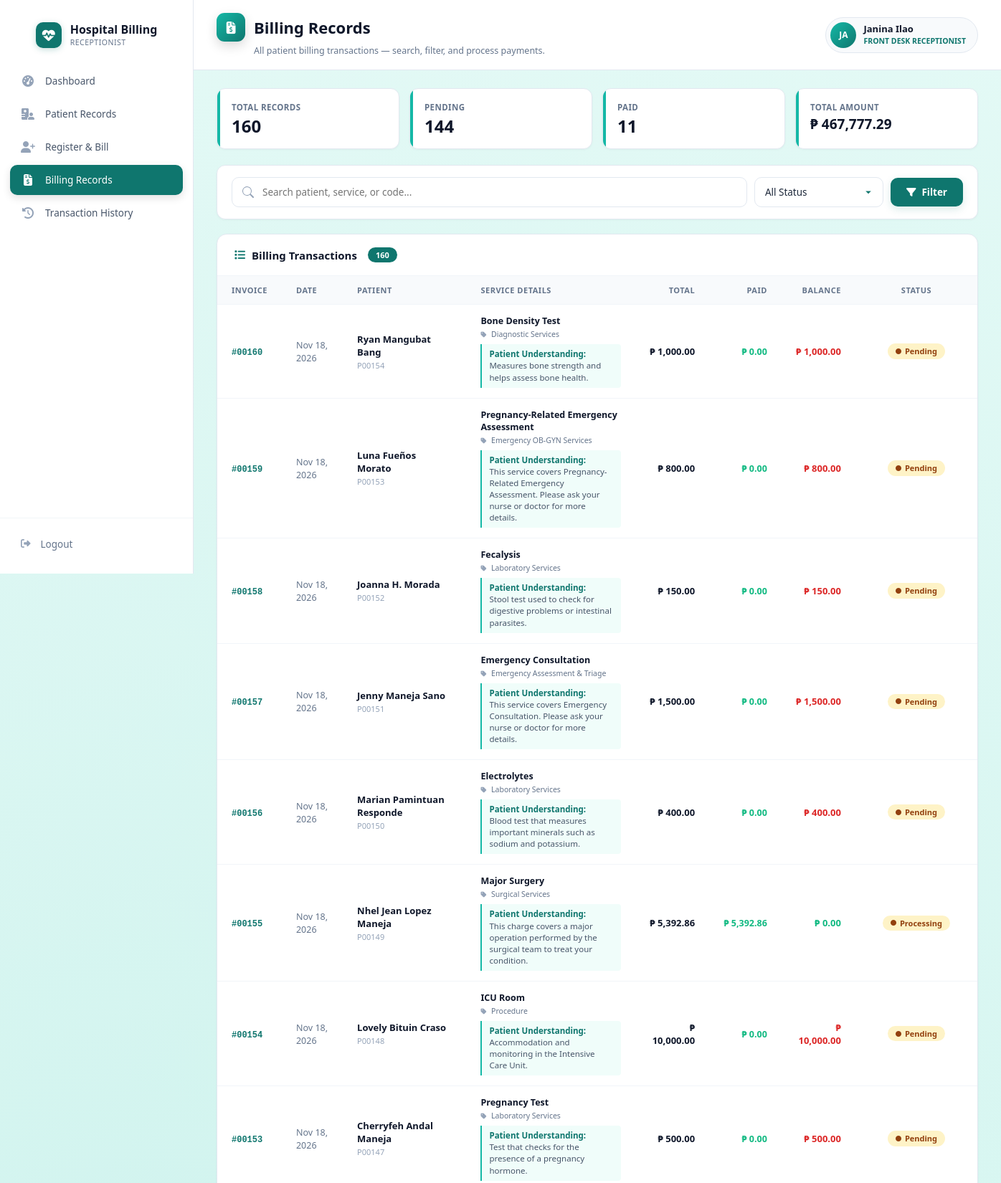
The app's page /billing_records.php (signed in, upper part) with its own data.
### tables this page shows
CREATE TABLE `billing_records` (
  `id` int(11) NOT NULL,
  `patient_db_id` int(11) DEFAULT NULL,
  `patient_id` varchar(20) DEFAULT NULL,
  `patient_name` varchar(255) NOT NULL,
  `service_id` int(11) DEFAULT NULL,
  `service_description` text NOT NULL,
  `category` varchar(100) DEFAULT NULL,
  `predicted_category` varchar(100) DEFAULT NULL,
  `actual_category` varchar(100) DEFAULT NULL,
  `matched_rule` varchar(150) DEFAULT NULL,
  `matched_rule_id` int(11) DEFAULT NULL,
  `matched_keyword` varchar(100) DEFAULT NULL,
  `patient_explanation` text DEFAULT NULL,
  `processing_time_ms` int(11) DEFAULT NULL,
  `quantity` int(11) NOT NULL DEFAULT 1,
  `amount` decimal(12,2) NOT NULL DEFAULT 0.00,
  `total_amount` decimal(12,2) NOT NULL DEFAULT 0.00,
  `charge_amount` decimal(12,2) NOT NULL DEFAULT 0.00,
  `insurance_coverage` decimal(12,2) NOT NULL DEFAULT 0.00,
  `discount` decimal(12,2) NOT NULL DEFAULT 0.00,
  `amount_paid` decimal(12,2) NOT NULL DEFAULT 0.00,
  `status` enum('Pending','Processing','Paid') NOT NULL DEFAULT 'Pending',
  `date` date NOT NULL,
  `notes` text DEFAULT NULL,
  `remarks` text DEFAULT NULL,
  `created_by` int(11) DEFAULT NULL,
  `created_at` datetime NOT NULL DEFAULT current_timestamp(),
  `updated_at` datetime NOT NULL DEFAULT current_timestamp() ON UPDATE current_timestamp(),
  `is_archived` tinyint(1) DEFAULT 0,
  `is_voided` tinyint(1) DEFAULT 0,
  `void_reason` text DEFAULT NULL,
  `voided_by` int(11) DEFAULT NULL,
  `voided_at` datetime DEFAULT NULL
);

### billing_records.php (the view, shortened to what this page needs)
<?php
require_once 'config.php';
require_once 'explanation_helper.php';
$full_name = $_SESSION['full_name'] ?? 'User';
$user_role = $_SESSION['role'] ?? 'User';
$r = strtolower(trim($user_role));
$is_frontdesk = strpos($r,'reception') !== false || strpos($r,'frontdesk') !== false || strpos($r,'front desk') !== false || strpos($r,'front-desk') !== false || strpos($r,'front office') !== false || in_array($r, ['receptionist','front desk receptionist','front desk reception','reception'], true);
$is_billing   = in_array($r, ['billing','cashier'], true) || strpos($r,'billing') !== false || strpos($r,'cashier') !== false;
$is_cashier_only  = (strpos($r,'cashier') !== false) && (strpos($r,'billing') === false);
$sidebar_sub   = $is_cashier_only ? 'CASHIER PORTAL' : ($is_billing ? 'BILLING PORTAL' : 'RECEPTIONIST');
$dash_url      = $is_billing ? 'billing_dashboard.php' : 'frontdesk_dashboard.php';
$search = trim($_GET['q'] ?? '');
$sql = "SELECT * FROM billing_records WHERE 1=1";
$params = [];
$sql .= " ORDER BY id DESC LIMIT 200";
try {
    $stmt = $pdo->prepare($sql);
    $stmt->execute($params);
    $records = $stmt->fetchAll(PDO::FETCH_ASSOC);
} catch (PDOException $e) {
    $records = [];
}
$unique_services = [];
foreach ($records as $rec) {
    if (!empty($rec['service_description'])) {
        $unique_services[$rec['service_description']] = true;
    }
}
$explanations = fetch_patient_explanations($pdo, array_keys($unique_services));
try {
    if ($is_cashier_only) {
        $total      = (int)$pdo->query("SELECT COUNT(*) FROM billing_records WHERE status IN ('Pending','Processing')")->fetchColumn();
        $pending    = (int)$pdo->query("SELECT COUNT(*) FROM billing_records WHERE status='Pending'")->fetchColumn();
        $partial    = (int)$pdo->query("SELECT COUNT(*) FROM billing_records WHERE status='Processing'")->fetchColumn();
        $total_amount = (float)$pdo->query("SELECT COALESCE(SUM(total_amount - amount_paid),0) FROM billing_records WHERE status IN ('Pending','Processing')")->fetchColumn();
    } else {
        $total      = (int)$pdo->query("SELECT COUNT(*) FROM billing_records")->fetchColumn();
        $pending    = (int)$pdo->query("SELECT COUNT(*) FROM billing_records WHERE status='Pending'")->fetchColumn();
        $partial    = (int)$pdo->query("SELECT COUNT(*) FROM billing_records WHERE status='Paid'")->fetchColumn();
        $total_amount = (float)$pdo->query("SELECT COALESCE(SUM(total_amount),0) FROM billing_records")->fetchColumn();
    }
} catch (PDOException $e) { $total=$pending=$partial=0; $total_amount=0; }
$initials = strtoupper(substr($full_name, 0, 2));
?>
<!DOCTYPE html>
<html lang="en">
<head>
<link rel="stylesheet" href="https://cdnjs.cloudflare.com/ajax/libs/font-awesome/6.4.0/css/all.min.css">
</head>
<body>
<aside class="sidebar" id="sidebar">
    <div class="sidebar-brand">
        <div class="brand-text">
            <span class="brand-icon-box"><i class="fas fa-heart-pulse"></i></span>
            <div class="brand-text-inner">
                <div class="brand-name">Hospital Billing</div>
                <div class="brand-sub"><?= $sidebar_sub ?></div>
            </div>
        </div>
    </div>
    <ul class="sidebar-menu">
        <li><a href="<?= $dash_url ?>"><i class="fas fa-gauge-high"></i> <span>Dashboard</span></a></li>
        <?php if ($is_frontdesk): ?>
            <li><a href="patients.php"><i class="fas fa-hospital-user"></i> <span>Patient Records</span></a></li>
            <li><a href="add_patient.php"><i class="fas fa-user-plus"></i> <span>Register & Bill</span></a></li>
        <?php endif; ?>
        <li><a href="billing_records.php" class="active"><i class="fas fa-file-invoice-dollar"></i> <span>Billing Records</span></a></li>
        <li><a href="transaction_history.php"><i class="fas fa-clock-rotate-left"></i> <span>Transaction History</span></a></li>
    </ul>
    <div class="sidebar-footer">
        <a href="logout.php"><i class="fas fa-right-from-bracket"></i> <span>Logout</span></a>
    </div>
</aside>
<main class="main">
<div class="top-bar">
    <div>
        <h1><span class="h-icon"><i class="fas fa-file-invoice-dollar"></i></span> <?= $is_cashier_only ? 'Bills to Collect' : 'Billing Records' ?></h1>
        <div class="sub">
            <?= $is_cashier_only
                ? 'Not-paid bills (Pending + Partial). I-click ang Process para mag-receive ng bayad.'
                : 'All patient billing transactions — search, filter, and process payments.' ?>
        </div>
    </div>
    <div class="top-bar-actions">
        <div class="user-chip">
            <div class="avatar"><?= $initials ?></div>
            <div class="info">
                <div class="name"><?= htmlspecialchars($full_name) ?></div>
                <div class="role"><?= htmlspecialchars($user_role) ?></div>
            </div>
        </div>
    </div>
</div>
<div class="content">
<div class="mini-stats">
    <div class="mini-stat">
        <div class="ms-label"><?= $is_cashier_only ? 'Not-Paid Bills' : 'Total Records' ?></div>
        <div class="ms-value"><?= number_format($total) ?></div>
    </div>
    <div class="mini-stat">
        <div class="ms-label">Pending</div>
        <div class="ms-value"><?= number_format($pending) ?></div>
    </div>
    <div class="mini-stat">
        <div class="ms-label"><?= $is_cashier_only ? 'Partial (may bayad na)' : 'Paid' ?></div>
        <div class="ms-value"><?= number_format($partial) ?></div>
    </div>
    <div class="mini-stat">
        <div class="ms-label"><?= $is_cashier_only ? 'Balance to Collect' : 'Total Amount' ?></div>
        <div class="ms-value money">₱ <?= number_format($total_amount, 2) ?></div>
    </div>
</div>
<div class="filter-bar">
    <form method="GET">
        <input type="text" name="q" placeholder="Search patient, service, or code..." value="<?= htmlspecialchars($search) ?>">
        <select name="status">
            <option value="">All Status</option>
        </select>
        <button class="btn btn-primary" type="submit"><i class="fas fa-filter"></i> Filter</button>
    </form>
</div>
<div class="table-card">
    <div class="table-header">
        <h3>
            <i class="fas fa-list"></i>
            <?= $is_cashier_only ? 'Bills to Collect' : 'Billing Transactions' ?>
            <span class="count-badge"><?= count($records) ?></span>
        </h3>
    </div>
    <?php if (empty($records)): ?>
        <div class="empty">
            <i class="fas <?= $is_cashier_only ? 'fa-circle-check' : 'fa-file-invoice' ?>"></i>
            <strong><?= $is_cashier_only ? 'All caught up!' : 'No billing records found.' ?></strong>
            <div><?= $is_cashier_only ? 'Walang pending payments na kailangang i-process.' : 'Try adjusting your filters or search term.' ?></div>
        </div>
    <?php else: ?>
        <div class="table-scroll">
            <table>
                <thead>
                    <tr>
                        <th>Invoice</th>
                        <th>Date</th>
                        <th>Patient</th>
                        <th>Service Details</th>
                        <th style="text-align:right;">Total</th>
                        <th style="text-align:right;">Paid</th>
                        <th style="text-align:right;">Balance</th>
                        <th style="text-align:center;">Status</th>
                    </tr>
                </thead>
                <tbody>
                <?php foreach ($records as $rec):
                    $total_amt  = (float)$rec['total_amount'];
                    $paid_amt   = (float)($rec['amount_paid'] ?? 0);
                    $balance    = max(0, $total_amt - $paid_amt);
                    $is_partial = ($paid_amt > 0 && $balance > 0);
                    $display_status = $is_partial ? 'Partial' : $rec['status'];
                ?>
                    <tr>
                        <td><span class="invoice-num">#<?= str_pad($rec['id'], 5, '0', STR_PAD_LEFT) ?></span></td>
                        <td><span class="date-cell"><?= date('M d, Y', strtotime($rec['date'])) ?></span></td>
                        <td>
                            <div class="patient-name"><?= htmlspecialchars($rec['patient_name']) ?></div>
                            <?php if (!empty($rec['patient_id'])): ?>
                                <div style="font-size:11px;color:#94a3b8;margin-top:2px;"><?= htmlspecialchars($rec['patient_id']) ?></div>
                            <?php endif; ?>
                        </td>
                        <td>
                            <?= render_service_details_cell($rec, $explanations) ?>
                        </td>
                        <td style="text-align:right;"><span class="amount">₱ <?= number_format($total_amt, 2) ?></span></td>
                        <td style="text-align:right;"><span class="paid-amount">₱ <?= number_format($paid_amt, 2) ?></span></td>
                        <td style="text-align:right;">
                            <span class="balance-amount <?= $balance <= 0 ? 'zero' : '' ?>">
                                ₱ <?= number_format($balance, 2) ?>
                            </span>
                        </td>
                        <td style="text-align:center;">
                            <div class="status-cell">
                                <span class="status-badge <?= $display_status ?>">
                                    <i class="fas fa-circle"></i> <?= $display_status ?>
                                </span>
                            </div>
                        </td>
                    </tr>
                <?php endforeach; ?>
                </tbody>
            </table>
        </div>
    <?php endif; ?>
</div>
</div>
</main>
</body>
</html>

### explanation_helper.php (shortened to what this page needs)
<?php
if (!function_exists('_exp_norm')) {
    function _exp_norm($s): string
    {
        $s = (string)$s;
        $s = html_entity_decode($s, ENT_QUOTES | ENT_HTML5, 'UTF-8');
        $s = preg_replace('/[\s\x{00A0}]+/u', ' ', $s);
        return strtolower(trim($s));
    }
}
if (!function_exists('fetch_patient_explanations')) {
    function fetch_patient_explanations(PDO $pdo, array $service_names): array
    {
        $result = [];
        $norm_to_orig = [];
        foreach ($service_names as $name) {
            $n = _exp_norm($name);
            if ($n !== '') $norm_to_orig[$n] = (string)$name;
        }
        $norm_keys = array_keys($norm_to_orig);
        $by_norm   = [];
        try {
            $rows = $pdo->query(
                "SELECT service_name, patient_explanation
                   FROM services
                  WHERE patient_explanation IS NOT NULL
                    AND patient_explanation <> ''"
            )->fetchAll(PDO::FETCH_ASSOC);
            $key_set = array_flip($norm_keys);
            foreach ($rows as $row) {
                $k = _exp_norm($row['service_name'] ?? '');
                $v = trim((string)($row['patient_explanation'] ?? ''));
                if ($k !== '' && $v !== '' && isset($key_set[$k]) && !isset($by_norm[$k])) {
                    $by_norm[$k] = $v;
                }
            }
        } catch (PDOException $e) {}
        $missing = array_values(array_diff($norm_keys, array_keys($by_norm)));
        if (!empty($missing)) {
            try {
                $rows = $pdo->query(
                    "SELECT technical_term, patient_explanation
                       FROM semantic_dictionary
                      WHERE patient_explanation IS NOT NULL
                        AND patient_explanation <> ''"
                )->fetchAll(PDO::FETCH_ASSOC);
                foreach ($rows as $row) {
                    $k = _exp_norm($row['technical_term'] ?? '');
                    $v = trim((string)($row['patient_explanation'] ?? ''));
                }
            } catch (PDOException $e) {}
        }
        $missing = array_values(array_diff($norm_keys, array_keys($by_norm)));
        if (!empty($missing)) {
            try {
                $rows = $pdo->query(
                    "SELECT service_description, patient_explanation
                       FROM billing_records
                      WHERE patient_explanation IS NOT NULL
                        AND patient_explanation <> ''
                      ORDER BY id DESC"
                )->fetchAll(PDO::FETCH_ASSOC);
                $key_set = array_flip($missing);
                foreach ($rows as $row) {
                    $k = _exp_norm($row['service_description'] ?? '');
                    $v = trim((string)($row['patient_explanation'] ?? ''));
                    if ($k !== '' && $v !== '' && isset($key_set[$k]) && !isset($by_norm[$k])) {
                        $by_norm[$k] = $v;
                    }
                }
            } catch (PDOException $e) {}
        }
        foreach ($norm_to_orig as $n => $orig) {
            if (isset($by_norm[$n]) && $by_norm[$n] !== '') {
                $result[$orig] = $by_norm[$n];
            }
        }
        return $result;
    }
    function resolve_patient_explanation(array $rec, array $explanations): string
    {
        $own = trim((string)($rec['patient_explanation'] ?? ''));
        if ($own !== '' && strpos($own, 'This service covers') === false) return $own;
        $svc = (string)($rec['service_description'] ?? '');
        if (isset($explanations[$svc]) && $explanations[$svc] !== '') {
            return $explanations[$svc];
        }
        return $own;
    }
}
if (!function_exists('render_service_details_cell')) {
    function render_service_details_cell(array $rec, array $explanations, array $opts = []): string
    {
        $show_explanation = $opts['show_explanation'] ?? true;
        $compact          = $opts['compact'] ?? false;
        $empty_text       = $opts['empty_text'] ?? 'No patient-friendly explanation on file.';
        $svc_desc = (string)($rec['service_description'] ?? '');
        $cat      = trim((string)($rec['category'] ?? ''));
        $exp      = resolve_patient_explanation($rec, $explanations);
        $html  = '<div class="service-cell' . ($compact ? ' compact' : '') . '">';
        $html .= '<div class="svc-title">' . htmlspecialchars($svc_desc) . '</div>';
        if ($cat !== '') {
            $html .= '<div class="cat"><i class="fas fa-tag"></i> ' . htmlspecialchars($cat) . '</div>';
        }
        if ($show_explanation) {
            if ($exp !== '') {
                $html .= '<div class="explanation">'
                       . '<strong>Patient Understanding:</strong><br>'
                       . htmlspecialchars($exp)
                       . '</div>';
            } else {
                $html .= '<div class="explanation empty"><em>' . htmlspecialchars($empty_text) . '</em></div>';
            }
        }
        $html .= '</div>';
        return $html;
    }
}

### records on screen
billing_records: id "00160", date "Nov 18, 2026", patient_name "Ryan Mangubat Bang", patient "P00154", service_description "Bone Density Test", category "Diagnostic Services", patient_explanation "Measures bone strength and helps assess bone health.", total_amount "1,000.00", amount_paid "0.00", balance "1,000.00", status "Pending"
billing_records: id "00159", date "Nov 18, 2026", patient_name "Luna Fueños Morato", patient "P00153", service_description "Pregnancy-Related Emergency Assessment", category "Emergency OB-GYN Services", service_description "This service covers Pregnancy-Related Emergency Assessment. Please ask your nurse or doctor for more details.", total_amount "800.00", amount_paid "0.00", status "Pending"
billing_records: id "00158", date "Nov 18, 2026", patient_name "Joanna H. Morada", patient "P00152", service_description "Fecalysis", category "Laboratory Services", patient_explanation "Stool test used to check for digestive problems or intestinal parasites.", total_amount "150.00", amount_paid "0.00", status "Pending"
billing_records: id "00157", date "Nov 18, 2026", patient_name "Jenny Maneja Sano", patient "P00151", service_description "Emergency Consultation", category "Emergency Assessment & Triage", service_description "This service covers Emergency Consultation. Please ask your nurse or doctor for more details.", total_amount "1,500.00", amount_paid "0.00", balance "1,500.00", status "Pending"
billing_records: id "00156", date "Nov 18, 2026", patient_name "Marian Pamintuan Responde", patient "P00150", service_description "Electrolytes", category "Laboratory Services", patient_explanation "Blood test that measures important minerals such as sodium and potassium.", total_amount "400.00", amount_paid "0.00", status "Pending"
billing_records: id "00155", date "Nov 18, 2026", patient_name "Nhel Jean Lopez Maneja", patient "P00149", service_description "Major Surgery", category "Surgical Services", patient_explanation "This charge covers a major operation performed by the surgical team to treat your condition.", total_amount "5,392.86", amount_paid "5,392.86", balance "0.00", status "Processing"
billing_records: id "00154", date "Nov 18, 2026", patient_name "Lovely Bituin Craso", patient "P00148", service_description "ICU Room", category "Procedure", patient_explanation "Accommodation and monitoring in the Intensive Care Unit.", total_amount "10,000.00", amount_paid "0.00", balance "10,000.00", status "Pending"
billing_records: id "00153", date "Nov 18, 2026", patient_name "Cherryfeh Andal Maneja", patient "P00147", service_description "Pregnancy Test", category "Laboratory Services", patient_explanation "Test that checks for the presence of a pregnancy hormone.", total_amount "500.00", amount_paid "0.00", status "Pending"

### other values on screen
$sidebar_sub "RECEPTIONIST"
$initials "JA"
$full_name "Janina Ilao"
$user_role "FRONT DESK RECEPTIONIST"
$total "160"
$pending "144"
$partial "11"
$total_amount "467,777.29"
count($records) "160"
